Frame 1 (no input): blank canvas, image omitted
Frame 60 (the mouse pressed at the canvas centre just before this capture): blank canvas, image omitted
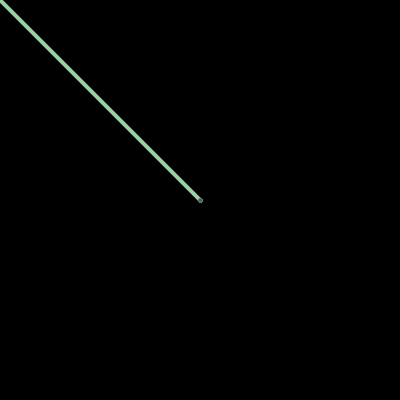
Frame 120 (the mouse held since frame 60 and released just before this capture)

The Processing sketch whose frames 1 and 60 were blank and that drew this single picture after the mouse press (run headless with seeded random() and noise(); from frame 60 on, the mouse is pressed at the canvas centre):

// Processing sketch: pmouseX_2
// ── pmouseX_2.pde
void setup()
{
  size(400, 400);
  background(0);
  strokeWeight(4);
}

void draw()
{
  stroke(random(255), random(255), random(255));
  line(mouseX, mouseY, pmouseX, pmouseY);
}
